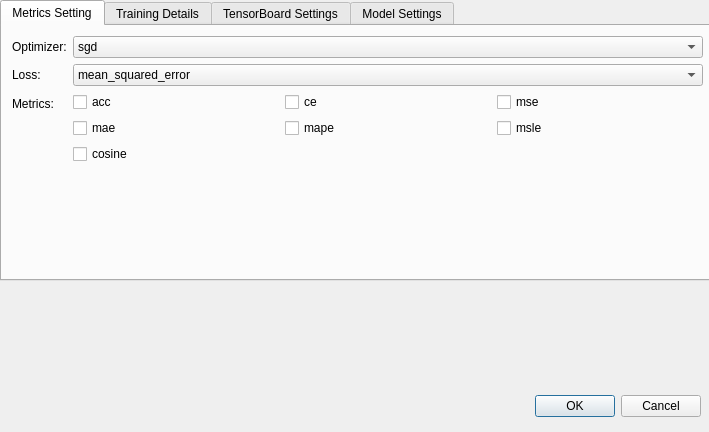
<?xml version="1.0" encoding="UTF-8"?>
<ui version="4.0">
 <class>TrainConfigurationDialog</class>
 <widget class="QDialog" name="TrainConfigurationDialog">
  <property name="geometry">
   <rect>
    <x>0</x>
    <y>0</y>
    <width>709</width>
    <height>432</height>
   </rect>
  </property>
  <property name="windowTitle">
   <string>Dialog</string>
  </property>
  <widget class="QDialogButtonBox" name="buttonBox">
   <property name="geometry">
    <rect>
     <x>360</x>
     <y>390</y>
     <width>341</width>
     <height>32</height>
    </rect>
   </property>
   <property name="orientation">
    <enum>Qt::Horizontal</enum>
   </property>
   <property name="standardButtons">
    <set>QDialogButtonBox::Cancel|QDialogButtonBox::Ok</set>
   </property>
  </widget>
  <widget class="QTabWidget" name="tabWidget">
   <property name="geometry">
    <rect>
     <x>0</x>
     <y>0</y>
     <width>711</width>
     <height>281</height>
    </rect>
   </property>
   <property name="currentIndex">
    <number>0</number>
   </property>
   <widget class="QWidget" name="MetricsSettings">
    <attribute name="title">
     <string>Metrics Setting</string>
    </attribute>
    <widget class="QWidget" name="formLayoutWidget">
     <property name="geometry">
      <rect>
       <x>10</x>
       <y>10</y>
       <width>691</width>
       <height>241</height>
      </rect>
     </property>
     <layout class="QFormLayout" name="formLayout">
      <item row="0" column="0">
       <widget class="QLabel" name="label">
        <property name="text">
         <string>Optimizer:</string>
        </property>
       </widget>
      </item>
      <item row="0" column="1">
       <widget class="QComboBox" name="OptimizerComboBox">
        <item>
         <property name="text">
          <string>sgd</string>
         </property>
        </item>
        <item>
         <property name="text">
          <string>rmsprop</string>
         </property>
        </item>
        <item>
         <property name="text">
          <string>adagrad</string>
         </property>
        </item>
        <item>
         <property name="text">
          <string>adadelta</string>
         </property>
        </item>
        <item>
         <property name="text">
          <string>adam</string>
         </property>
        </item>
        <item>
         <property name="text">
          <string>adamax</string>
         </property>
        </item>
        <item>
         <property name="text">
          <string>nadam</string>
         </property>
        </item>
       </widget>
      </item>
      <item row="1" column="0">
       <widget class="QLabel" name="label_2">
        <property name="text">
         <string>Loss:</string>
        </property>
       </widget>
      </item>
      <item row="2" column="0">
       <widget class="QLabel" name="label_3">
        <property name="text">
         <string>Metrics:</string>
        </property>
       </widget>
      </item>
      <item row="1" column="1">
       <widget class="QComboBox" name="LossComboBox">
        <item>
         <property name="text">
          <string>mean_squared_error</string>
         </property>
        </item>
        <item>
         <property name="text">
          <string>mean_absolute_error</string>
         </property>
        </item>
        <item>
         <property name="text">
          <string>mean_absolute_percentage_error</string>
         </property>
        </item>
        <item>
         <property name="text">
          <string>mean_squared_logarithmic_error</string>
         </property>
        </item>
        <item>
         <property name="text">
          <string>squared_hinge</string>
         </property>
        </item>
        <item>
         <property name="text">
          <string>hinge</string>
         </property>
        </item>
        <item>
         <property name="text">
          <string>categorical_hinge</string>
         </property>
        </item>
        <item>
         <property name="text">
          <string>logcosh</string>
         </property>
        </item>
        <item>
         <property name="text">
          <string>categorical_crossentropy</string>
         </property>
        </item>
        <item>
         <property name="text">
          <string>sparse_categorical_crossentropy</string>
         </property>
        </item>
        <item>
         <property name="text">
          <string>binary_crossentropy</string>
         </property>
        </item>
        <item>
         <property name="text">
          <string>kullback_leibler_divergence</string>
         </property>
        </item>
        <item>
         <property name="text">
          <string>poisson</string>
         </property>
        </item>
        <item>
         <property name="text">
          <string>cosine_proximity</string>
         </property>
        </item>
       </widget>
      </item>
      <item row="2" column="1">
       <layout class="QGridLayout" name="gridLayout" columnstretch="0,0,0">
        <item row="0" column="2">
         <widget class="QCheckBox" name="mse">
          <property name="text">
           <string>mse</string>
          </property>
         </widget>
        </item>
        <item row="1" column="1">
         <widget class="QCheckBox" name="mape">
          <property name="text">
           <string>mape</string>
          </property>
         </widget>
        </item>
        <item row="1" column="2">
         <widget class="QCheckBox" name="msle">
          <property name="text">
           <string>msle</string>
          </property>
         </widget>
        </item>
        <item row="0" column="0">
         <widget class="QCheckBox" name="acc">
          <property name="text">
           <string>acc</string>
          </property>
          <property name="checked">
           <bool>false</bool>
          </property>
         </widget>
        </item>
        <item row="1" column="0">
         <widget class="QCheckBox" name="mae">
          <property name="text">
           <string>mae</string>
          </property>
         </widget>
        </item>
        <item row="0" column="1">
         <widget class="QCheckBox" name="ce">
          <property name="text">
           <string>ce</string>
          </property>
         </widget>
        </item>
        <item row="2" column="0">
         <widget class="QCheckBox" name="cosine">
          <property name="text">
           <string>cosine</string>
          </property>
         </widget>
        </item>
       </layout>
      </item>
     </layout>
    </widget>
   </widget>
   <widget class="QWidget" name="TrainingDetails">
    <attribute name="title">
     <string>Training Details</string>
    </attribute>
    <widget class="QWidget" name="formLayoutWidget_2">
     <property name="geometry">
      <rect>
       <x>10</x>
       <y>10</y>
       <width>691</width>
       <height>241</height>
      </rect>
     </property>
     <layout class="QFormLayout" name="formLayout_2">
      <item row="0" column="0">
       <widget class="QLabel" name="label_4">
        <property name="text">
         <string>Batch Size:</string>
        </property>
       </widget>
      </item>
      <item row="0" column="1">
       <layout class="QHBoxLayout" name="horizontalLayout" stretch="15,1">
        <item>
         <widget class="QSlider" name="BatchSizeSlider">
          <property name="maximum">
           <number>10</number>
          </property>
          <property name="orientation">
           <enum>Qt::Horizontal</enum>
          </property>
          <property name="tickPosition">
           <enum>QSlider::TicksBelow</enum>
          </property>
          <property name="tickInterval">
           <number>5</number>
          </property>
         </widget>
        </item>
        <item>
         <widget class="QLineEdit" name="BatchSizeLineEdit">
          <property name="readOnly">
           <bool>true</bool>
          </property>
         </widget>
        </item>
       </layout>
      </item>
      <item row="1" column="0">
       <widget class="QLabel" name="label_5">
        <property name="text">
         <string>Validation Split:</string>
        </property>
       </widget>
      </item>
      <item row="1" column="1">
       <layout class="QHBoxLayout" name="horizontalLayout_2" stretch="15,1,0,0">
        <item>
         <widget class="QSlider" name="SplitSlider">
          <property name="maximum">
           <number>100</number>
          </property>
          <property name="orientation">
           <enum>Qt::Horizontal</enum>
          </property>
          <property name="tickPosition">
           <enum>QSlider::TicksBelow</enum>
          </property>
          <property name="tickInterval">
           <number>1</number>
          </property>
         </widget>
        </item>
        <item>
         <widget class="QLineEdit" name="SplitLineEdit">
          <property name="readOnly">
           <bool>true</bool>
          </property>
         </widget>
        </item>
        <item>
         <widget class="QLabel" name="label_8">
          <property name="text">
           <string/>
          </property>
         </widget>
        </item>
        <item>
         <widget class="QCheckBox" name="ShuffleCheckBox">
          <property name="text">
           <string>Shuffle</string>
          </property>
         </widget>
        </item>
       </layout>
      </item>
      <item row="2" column="0">
       <widget class="QLabel" name="label_6">
        <property name="text">
         <string>Epochs:</string>
        </property>
       </widget>
      </item>
      <item row="2" column="1">
       <layout class="QHBoxLayout" name="horizontalLayout_3" stretch="1,15">
        <item>
         <widget class="QLineEdit" name="EpochsLineEdit"/>
        </item>
        <item>
         <widget class="QLabel" name="label_7">
          <property name="text">
           <string/>
          </property>
         </widget>
        </item>
       </layout>
      </item>
     </layout>
    </widget>
   </widget>
   <widget class="QWidget" name="TensorBoardSettings">
    <attribute name="title">
     <string>TensorBoard Settings</string>
    </attribute>
    <widget class="QWidget" name="formLayoutWidget_3">
     <property name="geometry">
      <rect>
       <x>10</x>
       <y>10</y>
       <width>691</width>
       <height>241</height>
      </rect>
     </property>
     <layout class="QFormLayout" name="formLayout_3">
      <item row="0" column="0">
       <widget class="QLabel" name="label_10">
        <property name="text">
         <string>Log Dir:</string>
        </property>
       </widget>
      </item>
      <item row="0" column="1">
       <layout class="QHBoxLayout" name="horizontalLayout_4">
        <item>
         <widget class="QLineEdit" name="LogDirLineEdit"/>
        </item>
        <item>
         <widget class="QPushButton" name="LogDirBrowseButton">
          <property name="text">
           <string>Browse</string>
          </property>
         </widget>
        </item>
       </layout>
      </item>
     </layout>
    </widget>
   </widget>
   <widget class="QWidget" name="ModelSettings">
    <attribute name="title">
     <string>Model Settings</string>
    </attribute>
    <widget class="QWidget" name="formLayoutWidget_5">
     <property name="geometry">
      <rect>
       <x>10</x>
       <y>10</y>
       <width>691</width>
       <height>241</height>
      </rect>
     </property>
     <layout class="QFormLayout" name="formLayout_5">
      <item row="0" column="0">
       <widget class="QLabel" name="label_19">
        <property name="text">
         <string>Model Name:</string>
        </property>
       </widget>
      </item>
      <item row="0" column="1">
       <widget class="QLineEdit" name="ModelNameLineEdit"/>
      </item>
      <item row="1" column="0">
       <widget class="QLabel" name="label_20">
        <property name="text">
         <string>Save Weight Dir:</string>
        </property>
       </widget>
      </item>
      <item row="1" column="1">
       <layout class="QHBoxLayout" name="horizontalLayout_7" stretch="10,3,1,3">
        <item>
         <widget class="QLineEdit" name="SaveDirLineEdit"/>
        </item>
        <item>
         <widget class="QPushButton" name="SaveDirBrowseButton">
          <property name="text">
           <string>Browse</string>
          </property>
         </widget>
        </item>
        <item>
         <widget class="QLabel" name="label_21">
          <property name="text">
           <string/>
          </property>
         </widget>
        </item>
        <item>
         <widget class="QCheckBox" name="ReuseCheckBox">
          <property name="text">
           <string>Reuse Current Model</string>
          </property>
         </widget>
        </item>
       </layout>
      </item>
      <item row="2" column="0">
       <widget class="QLabel" name="label_9">
        <property name="text">
         <string>Current Architecture:</string>
        </property>
       </widget>
      </item>
      <item row="2" column="1">
       <widget class="QLabel" name="ArchiLabel">
        <property name="text">
         <string/>
        </property>
       </widget>
      </item>
      <item row="3" column="0">
       <widget class="QLabel" name="label_22">
        <property name="text">
         <string>Current Weight:</string>
        </property>
       </widget>
      </item>
      <item row="3" column="1">
       <widget class="QLabel" name="WeightLabel">
        <property name="text">
         <string/>
        </property>
       </widget>
      </item>
      <item row="4" column="1">
       <layout class="QHBoxLayout" name="horizontalLayout_8" stretch="10,3">
        <item>
         <widget class="QLabel" name="label_23">
          <property name="text">
           <string/>
          </property>
         </widget>
        </item>
        <item>
         <widget class="QPushButton" name="LoadModelButton">
          <property name="text">
           <string>Configure Model</string>
          </property>
         </widget>
        </item>
       </layout>
      </item>
      <item row="5" column="0">
       <widget class="QLabel" name="label_25">
        <property name="text">
         <string>Dataset:</string>
        </property>
       </widget>
      </item>
      <item row="5" column="1">
       <widget class="QLabel" name="DatasetLabel">
        <property name="text">
         <string/>
        </property>
       </widget>
      </item>
      <item row="6" column="1">
       <layout class="QHBoxLayout" name="horizontalLayout_10" stretch="10,3">
        <item>
         <widget class="QLabel" name="label_26">
          <property name="text">
           <string/>
          </property>
         </widget>
        </item>
        <item>
         <widget class="QPushButton" name="LoadDataButton">
          <property name="text">
           <string>Configure Data</string>
          </property>
         </widget>
        </item>
       </layout>
      </item>
     </layout>
    </widget>
   </widget>
  </widget>
 </widget>
 <resources/>
 <connections>
  <connection>
   <sender>buttonBox</sender>
   <signal>accepted()</signal>
   <receiver>TrainConfigurationDialog</receiver>
   <slot>accept()</slot>
   <hints>
    <hint type="sourcelabel">
     <x>248</x>
     <y>254</y>
    </hint>
    <hint type="destinationlabel">
     <x>157</x>
     <y>274</y>
    </hint>
   </hints>
  </connection>
  <connection>
   <sender>buttonBox</sender>
   <signal>rejected()</signal>
   <receiver>TrainConfigurationDialog</receiver>
   <slot>reject()</slot>
   <hints>
    <hint type="sourcelabel">
     <x>316</x>
     <y>260</y>
    </hint>
    <hint type="destinationlabel">
     <x>286</x>
     <y>274</y>
    </hint>
   </hints>
  </connection>
 </connections>
</ui>
